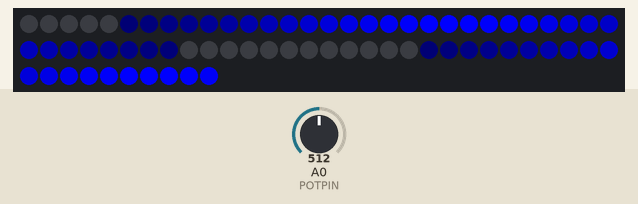
A sketch run on a simulated Arduino Uno, built with avr-gcc and run on an emulated ATmega328P. On the bench: 70 RGB LEDs in strip order, left to right, continuing on the next row. The inputs (shaded band) are chosen by the test bench; at power-on: A0 (POTPIN) = 512. Dim RGB values are drawn brighter than linear.

Above: at 1.28 s.
1.3 s: A0 (POTPIN) set to 567
2.9 s: A0 (POTPIN) set to 598
At 2.95 s:
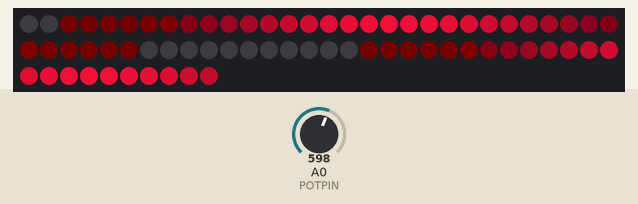
4.6 s: A0 (POTPIN) set to 122
At 5.8 s:
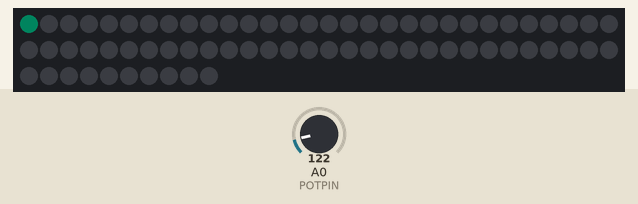
6.1 s: A0 (POTPIN) set to 160
At 6.16 s:
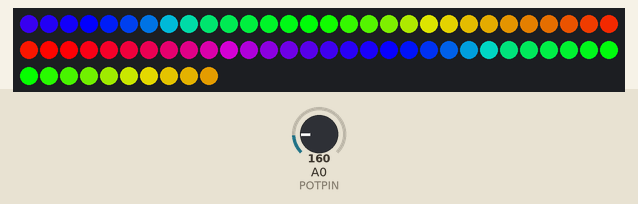
7.7 s: A0 (POTPIN) set to 274
9.7 s: A0 (POTPIN) set to 301
At 9.78 s:
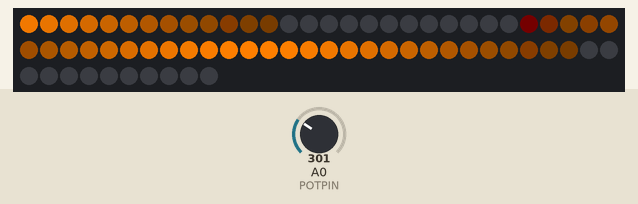

Measured:
- the behaviour switches between 585 and 586 on A0 (POTPIN) (found by bisection; images 0 and 1)
- the behaviour switches between 146 and 147 on A0 (POTPIN) (found by bisection; images 2 and 3)
- the behaviour switches between 292 and 293 on A0 (POTPIN) (found by bisection; images 3 and 4)
- after the input at 2.9 s, the LEDs: change at once (image 1)
- after the input at 4.6 s, the LEDs: change at once (image 2)
- after the input at 6.1 s, the LEDs: first change at once (image 3 shows a later state)

The sketch:

final.ino
```cpp
// Led strip animation using FastLED
// https://github.com/FastLED/FastLED

#include "FastLED.h"
#include <stdlib.h>
#include <math.h>

#define pi             3.14159265358979323846
#define BYTE           255         // FastLED channels are all bytes
#define PIN            11          // data pin for led strip
#define POTPIN         0           // potentiometer analog input pin
#define NUMPIXELS      70          // number of leds on led strip
#define fps            30          // frames per second
#define saturation     1           // saturation for hsv, [0-1]
#define value          1.0         // value for hsl, [0-1]
#define periodInMs     2000        // ms length of period
#define periodInPixels 45          // pixel length of period

#define programs       7

int msPerFrame = 1000 / fps;
float timesPerMs = 1 / float(periodInMs);
float huePerPixel = 1 / float(periodInPixels);

int t, program;
float hue, temp;
CRGB leds[NUMPIXELS];

/////////////////////////////////////////////////////

void setup() {
  t = 0;
  FastLED.addLeds<NEOPIXEL, PIN>(leds, NUMPIXELS);
}

void loop() {

  program = int(programs * analogRead(POTPIN) / 1024);

  for (int i=0; i<NUMPIXELS; i++) {

    hue = timesPerMs * t - huePerPixel * i;

    if (program == 0) { // "off"
      leds[i] = CRGB::Black;
      if (i == 0) leds[i] = CHSV(131, BYTE * 0.77, BYTE * 0.20);
    } else if (program == 1) { // fast rainbow
      leds[i] = CHSV(BYTE * hue, BYTE * saturation, BYTE * value);
    } else if (program == 2) { // orange
      temp = pow(sin(hue * pi * 2) / 2 + 0.5, 3);
      leds[i] = CRGB(BYTE * value * temp, BYTE * value * temp * 0.5, BYTE * value * 0);
    } else if (program == 3) { // blue
      hue = - timesPerMs * t - huePerPixel * i;
      temp = pow(sin(hue * pi * 2) / 2 + 0.5, 3);
      leds[i] = CRGB(BYTE * value * 0, BYTE * value * 0, BYTE * value * temp);
    } else if (program == 4) { // pink
      temp = pow(sin(hue * pi * 2) / 2 + 0.5, 3);
      leds[i] = CHSV(241, BYTE * 0.77, BYTE * temp);
    } else if (program == 5) { // ???
      temp = pow(sin(hue * pi * 2) / 2 + 0.5, 3);
      leds[i] = CHSV(BYTE * hue, BYTE * 0.77, BYTE * temp);
    } else if (program == 6) { // "off"
      leds[i] = CRGB::Black;
      if (i == 0) leds[i] = CHSV(241, BYTE * 0.77, BYTE * 0.20);
    } else { // error!
      leds[i] = CRGB::Black;
    }
  }

  FastLED.show();

  t = int(t + msPerFrame) % periodInMs;
  delay(msPerFrame);
}

//////////////////////////////////////////////////////////
```
